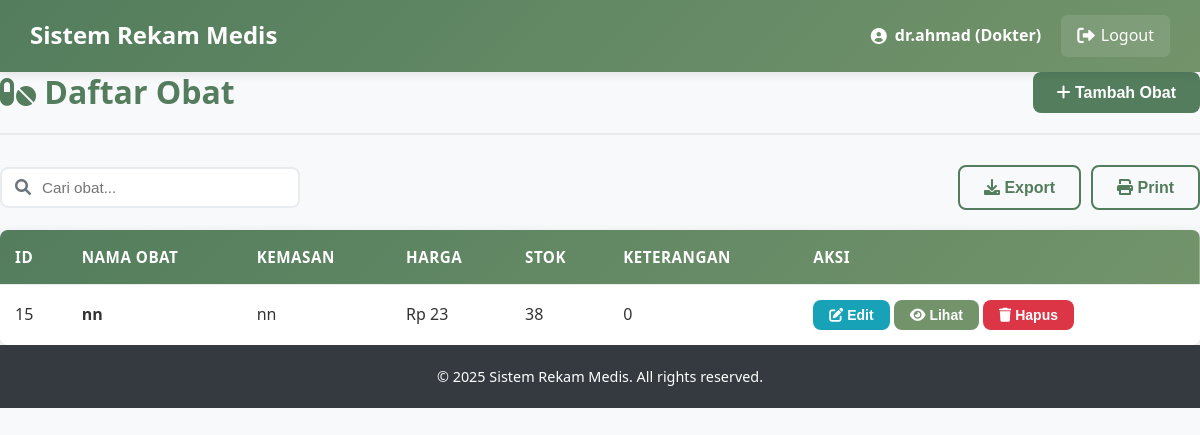
Page /medis_trysthan-main/Trys_Proj/doctor/medicines.php (signed in) on the committed database.
### tables this page shows
CREATE TABLE `obat` (
  `id_obat` int(11) NOT NULL,
  `nm_obat` varchar(100) NOT NULL,
  `jml_obat` int(11) DEFAULT NULL,
  `ukuran` varchar(50) DEFAULT NULL,
  `harga` decimal(10,2) DEFAULT NULL,
  `created_at` timestamp NOT NULL DEFAULT current_timestamp(),
  `updated_at` timestamp NOT NULL DEFAULT current_timestamp() ON UPDATE current_timestamp(),
  `kemasan` varchar(100) DEFAULT NULL,
  `keterangan` text DEFAULT NULL,
  `stok` int(11) DEFAULT 0
);

### medis_trysthan-main/Trys_Proj/doctor/medicines.php (the view, shortened to what this page needs)
<?php
include '../config/database.php';
$page_title = "Daftar Obat";
$search = isset($_GET['search']) ? $_GET['search'] : '';
$search_condition = "";
$page = isset($_GET['page']) ? (int)$_GET['page'] : 1;
$limit = 10;
$offset = ($page - 1) * $limit;
$sql = "SELECT id_obat, nm_obat, kemasan, harga, stok, keterangan FROM obat $search_condition ORDER BY nm_obat LIMIT ?, ?";
$stmt = $conn->prepare($sql);
if (!empty($search_condition)) {
    $stmt->bind_param("sssii", $search_param, $search_param, $search_param, $offset, $limit);
} else {
    $stmt->bind_param("ii", $offset, $limit);
}
$stmt->execute();
$result = $stmt->get_result();
?>
<!DOCTYPE html>
<html lang="en">
<head>
    <link rel="stylesheet" href="../css/style.css">
    <link rel="stylesheet" href="https://cdnjs.cloudflare.com/ajax/libs/font-awesome/6.0.0-beta3/css/all.min.css">
</head>
<body>
    <?php include '../includes/header.php'; ?>
    <div class="main-container">
        <div class="content-header">
            <h2><i class="fas fa-pills"></i> <?php echo $page_title; ?></h2>
            <button class="btn btn-primary" onclick="openModal('addModal')">
                <i class="fas fa-plus"></i> Tambah Obat
            </button>
        </div>
        <div class="table-filters">
            <div class="search-box">
                <i class="fas fa-search"></i>
                <input type="text" id="searchInput" placeholder="Cari obat..." value="<?php echo htmlspecialchars($search); ?>">
            </div>
            <div class="filter-group">
                <button class="btn btn-outline-primary" onclick="exportData()">
                    <i class="fas fa-download"></i> Export
                </button>
                <button class="btn btn-outline-primary" onclick="printData()">
                    <i class="fas fa-print"></i> Print
                </button>
            </div>
        </div>
        <div class="table-container">
            <table class="data-table" id="obatTable">
                <thead>
                    <tr>
                        <th>ID</th>
                        <th>Nama Obat</th>
                        <th>Kemasan</th>
                        <th>Harga</th>
                        <th>Stok</th>
                        <th>Keterangan</th>
                        <th>Aksi</th>
                    </tr>
                </thead>
                <tbody>
                    <?php if ($result->num_rows > 0): ?>
                        <?php while ($row = $result->fetch_assoc()): ?>
                        <tr>
                            <td><?php echo $row['id_obat']; ?></td>
                            <td><strong><?php echo htmlspecialchars($row['nm_obat']); ?></strong></td>
                            <td><?php echo htmlspecialchars($row['kemasan'] ?? '-'); ?></td>
                            <td>Rp <?php echo number_format($row['harga'], 0, ',', '.'); ?></td>
                            <td><?php echo $row['stok']; ?></td>
                            <td><?php echo htmlspecialchars(substr($row['keterangan'], 0, 50) . (strlen($row['keterangan']) > 50 ? '...' : '') ?? '-'); ?></td>
                            <td>
                                <button class="btn btn-sm btn-info" onclick="editMedicine(<?php echo $row['id_obat']; ?>)">
                                    <i class="fas fa-edit"></i> Edit
                                </button>
                                <button class="btn btn-sm btn-secondary" onclick="viewMedicine(<?php echo $row['id_obat']; ?>)">
                                    <i class="fas fa-eye"></i> Lihat
                                </button>
                                <button class="btn btn-sm btn-danger" onclick="deleteMedicine(<?php echo $row['id_obat']; ?>)">
                                    <i class="fas fa-trash"></i> Hapus
                                </button>
                            </td>
                        </tr>
                        <?php endwhile; ?>
                    <?php else: ?>
                        <tr>
                            <td colspan="7" class="text-center">Tidak ada data obat</td>
                        </tr>
                    <?php endif; ?>
                </tbody>
            </table>
        </div>
    </div>
    <?php include '../includes/footer.php'; ?>
</body>
</html>

### medis_trysthan-main/Trys_Proj/css/style.css (style rules this page uses)
* { margin: 0; padding: 0; box-sizing: border-box; }
body { font-family: "Segoe UI", Tahoma, Geneva, Verdana, sans-serif; line-height: 1.6; color: #333; background-color: #f8f9fa; }
:root { --primary-color: #537d5d; --primary-dark: #3e5e45; --primary-light: #6a9975; --secondary-color: #73946b; --secondary-dark: #5a7553; --secondary-light: #8bac83; --accent-color: #9ebc8a; --accent-dark: #85a371; --accent-light: #b7d5a3; --light-color: #d2d0a0; --light-dark: #b9b787; --light-light: #ebe9b9; --white: #ffffff; --off-white: #f9f9f9; --gray-light: #f8f9fa; --gray-medium: #6c757d; --gray-dark: #343a40; --success: #28a745; --success-dark: #1e7e34; --danger: #dc3545; --danger-dark: #bd2130; --warning: #ffc107; --warning-dark: #d39e00; --info: #17a2b8; --info-dark: #117a8b; }
h1, h2, h3, h4, h5, h6 { font-weight: 700; line-height: 1.2; margin-bottom: 0.5em; color: var(--gray-dark); }
h2 { font-size: 2rem; }
.btn { display: inline-block; padding: 12px 24px; border: none; border-radius: 8px; font-size: 1rem; font-weight: 600; text-decoration: none; text-align: center; cursor: pointer; transition: all 0.3s ease; line-height: 1; position: relative; overflow: hidden; }
.btn::after { content: ""; position: absolute; top: 50%; left: 50%; width: 5px; height: 5px; background: rgba(255, 255, 255, 0.5); opacity: 0; border-radius: 100%; transform: scale(1, 1) translate(-50%); transform-origin: 50% 50%; }
.btn-primary { background-color: var(--primary-color); color: var(--white); }
.btn-secondary { background-color: var(--secondary-color); color: var(--white); }
.btn-info { background-color: var(--info); color: var(--white); }
.btn-danger { background-color: var(--danger); color: var(--white); }
.btn-outline-primary { background-color: transparent; color: var(--primary-color); border: 2px solid var(--primary-color); }
.btn-sm { padding: 8px 16px; font-size: 0.875rem; }
.content-header { display: flex; justify-content: space-between; align-items: center; margin-bottom: 30px; padding-bottom: 20px; border-bottom: 2px solid #e9ecef; }
.content-header h2 { color: var(--primary-color); font-size: 2rem; font-weight: 700; margin: 0; }
.data-table { width: 100%; border-collapse: collapse; background: var(--white); border-radius: 8px; overflow: hidden; box-shadow: 0 2px 10px rgba(0, 0, 0, 0.1); }
.data-table thead { background: linear-gradient(135deg, var(--primary-color), var(--secondary-color)); color: var(--white); }
.data-table th, .data-table td { padding: 15px; text-align: left; border-bottom: 1px solid #e9ecef; }
.data-table th { font-weight: 600; font-size: 0.95rem; text-transform: uppercase; letter-spacing: 0.5px; }
.data-table tbody tr { transition: background-color 0.3s ease; }
.data-table tbody tr:last-child td { border-bottom: none; }
.table-filters { display: flex; justify-content: space-between; align-items: center; margin-bottom: 20px; flex-wrap: wrap; gap: 15px; }
.table-filters .search-box { position: relative; max-width: 300px; width: 100%; }
.table-filters .search-box input { width: 100%; padding: 10px 15px 10px 40px; border: 2px solid #e9ecef; border-radius: 8px; font-size: 0.95rem; transition: all 0.3s ease; }
.table-filters .search-box i { position: absolute; left: 15px; top: 50%; transform: translateY(-50%); color: var(--gray-medium); }
.table-filters .filter-group { display: flex; gap: 10px; align-items: center; }

### rows in the picture
obat: id_obat "15", nm_obat "nn", kemasan "nn", harga "23", stok "38", keterangan "0"

### other values in the picture
$_SESSION['username'] "dr.ahmad"
$_SESSION['role'] "Dokter"
$page_title "Daftar Obat"
